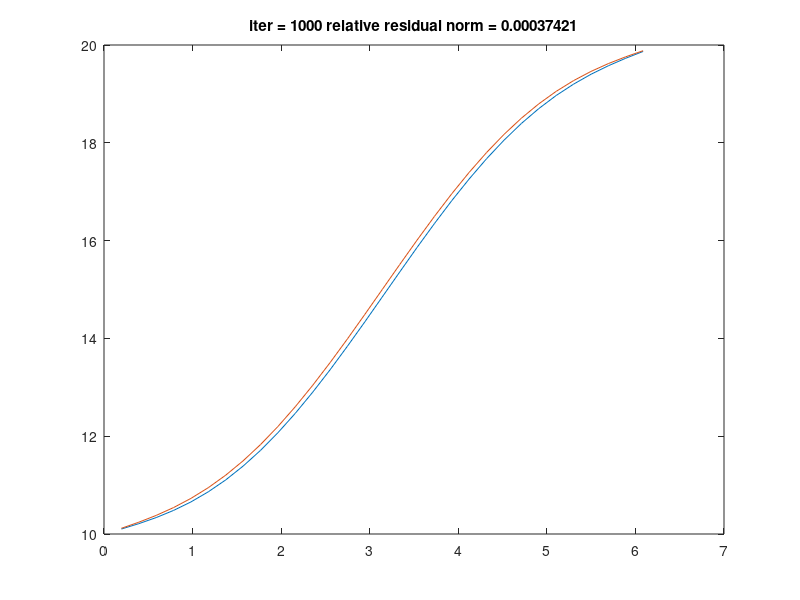

The MATLAB source for this figure:
clear all; close all

N = 32;

L = 2*pi;
h = L/N;

x = [0:N]'*h;

func = @(x)sin(x);

alpha = 10;
beta = 20;

A = zeros(N - 1, N -1);

A = 1/h^2*(-2 * diag(ones(N - 1, 1), 0) + diag(ones(N - 2, 1), 1) +   diag(ones(N - 2, 1), -1));

f = zeros(N - 1, 1);
f = func(x(2:N));

f(1)   = f(1)   - alpha/h^2;
f(end) = f(end) - beta/h^2;

T = zeros(N-1, 1);

T_ex = A^-1*f

Di = diag(diag(A))^-1;

% plot(T_ex);

figure(1);

for k = 1:1000
    r = f - A*T;
    T = T + Di*r;
    
    
    if (mod(k, 10) == 0)
        plot(x(2:N), T, x(2:N), T_ex);
        title(['iter = ', num2str(k) ' relative residual norm = ', num2str(norm(r)/norm(f))]);
        pause(0.01);
    end
end